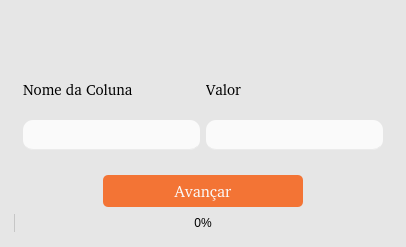
<?xml version="1.0" encoding="UTF-8"?>
<ui version="4.0">
 <class>Form</class>
 <widget class="QWidget" name="Form">
  <property name="geometry">
   <rect>
    <x>0</x>
    <y>0</y>
    <width>406</width>
    <height>247</height>
   </rect>
  </property>
  <property name="minimumSize">
   <size>
    <width>235</width>
    <height>132</height>
   </size>
  </property>
  <property name="maximumSize">
   <size>
    <width>16777215</width>
    <height>16777215</height>
   </size>
  </property>
  <property name="windowTitle">
   <string>Form</string>
  </property>
  <property name="styleSheet">
   <string notr="true">
background-color: rgb(230, 230, 230);
border-radius: 5 px;</string>
  </property>
  <layout class="QVBoxLayout" name="verticalLayout">
   <property name="spacing">
    <number>0</number>
   </property>
   <property name="leftMargin">
    <number>5</number>
   </property>
   <property name="topMargin">
    <number>5</number>
   </property>
   <property name="rightMargin">
    <number>5</number>
   </property>
   <property name="bottomMargin">
    <number>5</number>
   </property>
   <item>
    <widget class="QFrame" name="frame">
     <property name="minimumSize">
      <size>
       <width>0</width>
       <height>35</height>
      </size>
     </property>
     <property name="maximumSize">
      <size>
       <width>16777215</width>
       <height>35</height>
      </size>
     </property>
     <property name="sizeIncrement">
      <size>
       <width>0</width>
       <height>0</height>
      </size>
     </property>
     <property name="frameShape">
      <enum>QFrame::NoFrame</enum>
     </property>
     <property name="frameShadow">
      <enum>QFrame::Raised</enum>
     </property>
     <layout class="QVBoxLayout" name="verticalLayout_2">
      <property name="spacing">
       <number>10</number>
      </property>
      <property name="leftMargin">
       <number>0</number>
      </property>
      <property name="topMargin">
       <number>10</number>
      </property>
      <property name="rightMargin">
       <number>10</number>
      </property>
      <property name="bottomMargin">
       <number>10</number>
      </property>
      <item alignment="Qt::AlignRight">
       <widget class="QPushButton" name="pushButtonClose">
        <property name="minimumSize">
         <size>
          <width>16</width>
          <height>16</height>
         </size>
        </property>
        <property name="maximumSize">
         <size>
          <width>16</width>
          <height>16</height>
         </size>
        </property>
        <property name="font">
         <font>
          <pointsize>12</pointsize>
         </font>
        </property>
        <property name="styleSheet">
         <string notr="true">QPushButton{
	image: url(:/plugins/StaraMaps/close.png);
	padding: 2px;
	color: rgb(250, 250, 250);
	border: none;
}

QPushButton::hover{
	background-color: rgb(245, 245, 245);
}</string>
        </property>
        <property name="text">
         <string/>
        </property>
       </widget>
      </item>
     </layout>
    </widget>
   </item>
   <item>
    <widget class="QFrame" name="frame_2">
     <property name="styleSheet">
      <string notr="true"/>
     </property>
     <property name="frameShape">
      <enum>QFrame::NoFrame</enum>
     </property>
     <property name="frameShadow">
      <enum>QFrame::Raised</enum>
     </property>
     <layout class="QVBoxLayout" name="verticalLayout_3">
      <item>
       <widget class="QFrame" name="frame_5">
        <property name="minimumSize">
         <size>
          <width>0</width>
          <height>80</height>
         </size>
        </property>
        <property name="frameShape">
         <enum>QFrame::NoFrame</enum>
        </property>
        <property name="frameShadow">
         <enum>QFrame::Raised</enum>
        </property>
        <layout class="QHBoxLayout" name="horizontalLayout_3">
         <item>
          <widget class="QLabel" name="infoLabel">
           <property name="enabled">
            <bool>true</bool>
           </property>
           <property name="minimumSize">
            <size>
             <width>0</width>
             <height>30</height>
            </size>
           </property>
           <property name="font">
            <font>
             <family>:/plugins/StaraMaps/Roboto-Regular.ttf</family>
             <pointsize>11</pointsize>
             <weight>50</weight>
             <italic>false</italic>
             <bold>false</bold>
            </font>
           </property>
           <property name="styleSheet">
            <string notr="true"/>
           </property>
           <property name="text">
            <string>Nome da Coluna</string>
           </property>
          </widget>
         </item>
         <item>
          <widget class="QLabel" name="infoLabel_2">
           <property name="enabled">
            <bool>true</bool>
           </property>
           <property name="minimumSize">
            <size>
             <width>0</width>
             <height>30</height>
            </size>
           </property>
           <property name="font">
            <font>
             <family>:/plugins/StaraMaps/Roboto-Regular.ttf</family>
             <pointsize>11</pointsize>
             <weight>50</weight>
             <italic>false</italic>
             <bold>false</bold>
            </font>
           </property>
           <property name="styleSheet">
            <string notr="true"/>
           </property>
           <property name="text">
            <string>Valor</string>
           </property>
          </widget>
         </item>
        </layout>
       </widget>
      </item>
      <item>
       <widget class="QFrame" name="frame_4">
        <property name="frameShape">
         <enum>QFrame::NoFrame</enum>
        </property>
        <property name="frameShadow">
         <enum>QFrame::Raised</enum>
        </property>
        <layout class="QHBoxLayout" name="horizontalLayout_2">
         <item>
          <widget class="QLineEdit" name="lineEdit">
           <property name="minimumSize">
            <size>
             <width>0</width>
             <height>30</height>
            </size>
           </property>
           <property name="styleSheet">
            <string notr="true">QLineEdit{
	border: none;
	border-radius: 10px;
	border-bottom: 1px solid;
	border-bottom-color: rgb(235, 235, 235);
	background-color: rgb(250, 250, 250);
	font: 10pt url(:/plugins/StaraMaps/Roboto-Regular.ttf);
}

QLineEdit::hover{
	border-bottom: 2px solid;
	border-bottom-color: rgb(225, 225, 225);
}

QLineEdit:focus{
	border-bottom-color: rgb(243, 116, 53);
}

QLineEdit:disabled{
	background-color: rgb(230, 230, 230);
}</string>
           </property>
          </widget>
         </item>
         <item>
          <widget class="QLineEdit" name="lineEdit_2">
           <property name="minimumSize">
            <size>
             <width>0</width>
             <height>30</height>
            </size>
           </property>
           <property name="styleSheet">
            <string notr="true">QLineEdit{
	border: none;
	border-radius: 10px;
	border-bottom: 1px solid;
	border-bottom-color: rgb(235, 235, 235);
	background-color: rgb(250, 250, 250);
	font: 10pt url(:/plugins/StaraMaps/Roboto-Regular.ttf);
}

QLineEdit::hover{
	border-bottom: 2px solid;
	border-bottom-color: rgb(225, 225, 225);
}

QLineEdit:focus{
	border-bottom-color: rgb(243, 116, 53);
}

QLineEdit:disabled{
	background-color: rgb(230, 230, 230);
}</string>
           </property>
          </widget>
         </item>
        </layout>
       </widget>
      </item>
      <item>
       <widget class="QFrame" name="frame_3">
        <property name="frameShape">
         <enum>QFrame::NoFrame</enum>
        </property>
        <property name="frameShadow">
         <enum>QFrame::Raised</enum>
        </property>
        <layout class="QHBoxLayout" name="horizontalLayout">
         <property name="spacing">
          <number>5</number>
         </property>
         <property name="leftMargin">
          <number>0</number>
         </property>
         <property name="topMargin">
          <number>10</number>
         </property>
         <property name="rightMargin">
          <number>0</number>
         </property>
         <property name="bottomMargin">
          <number>0</number>
         </property>
         <item>
          <widget class="QPushButton" name="goButton">
           <property name="minimumSize">
            <size>
             <width>0</width>
             <height>32</height>
            </size>
           </property>
           <property name="maximumSize">
            <size>
             <width>200</width>
             <height>16777215</height>
            </size>
           </property>
           <property name="font">
            <font>
             <family>:/plugins/StaraMaps/Roboto-Regular.ttf</family>
             <pointsize>12</pointsize>
             <weight>50</weight>
             <italic>false</italic>
             <bold>false</bold>
            </font>
           </property>
           <property name="styleSheet">
            <string notr="true">QPushButton{
	background-color: rgb(243, 116, 53);
	border: none;	
	color: rgb(250, 250, 250);
	border-radius: 5px;
	font: 12pt url(:/plugins/StaraMaps/Roboto-Regular.ttf);
}

QPushButton::hover{
	background-color: rgb(233, 106, 43);
}

QPushButton::pressed{
	background-color: rgb(223, 96, 33);
}
QPushButton:disabled{
	border: 2px solid rgba(100, 100, 100, 40);
	color: rgb(100, 100, 100, 40);
}</string>
           </property>
           <property name="text">
            <string>Avançar</string>
           </property>
          </widget>
         </item>
        </layout>
       </widget>
      </item>
      <item>
       <widget class="QProgressBar" name="progressBar">
        <property name="minimumSize">
         <size>
          <width>0</width>
          <height>20</height>
         </size>
        </property>
        <property name="value">
         <number>0</number>
        </property>
        <property name="alignment">
         <set>Qt::AlignCenter</set>
        </property>
       </widget>
      </item>
      <item>
       <spacer name="verticalSpacer">
        <property name="orientation">
         <enum>Qt::Vertical</enum>
        </property>
        <property name="sizeHint" stdset="0">
         <size>
          <width>20</width>
          <height>40</height>
         </size>
        </property>
       </spacer>
      </item>
     </layout>
    </widget>
   </item>
  </layout>
 </widget>
 <resources>
  <include location="../resources/resources.qrc"/>
 </resources>
 <connections/>
</ui>
